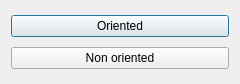
<?xml version="1.0" encoding="UTF-8"?>
<ui version="4.0">
 <class>Dialog</class>
 <widget class="QDialog" name="Dialog">
  <property name="geometry">
   <rect>
    <x>0</x>
    <y>0</y>
    <width>240</width>
    <height>84</height>
   </rect>
  </property>
  <property name="windowTitle">
   <string>Dialog</string>
  </property>
  <layout class="QVBoxLayout" name="verticalLayout">
   <item>
    <widget class="QPushButton" name="orientedbtn">
     <property name="text">
      <string>Oriented</string>
     </property>
    </widget>
   </item>
   <item>
    <widget class="QPushButton" name="nonorientedbtn">
     <property name="text">
      <string>Non oriented</string>
     </property>
    </widget>
   </item>
  </layout>
 </widget>
 <resources/>
 <connections/>
</ui>
